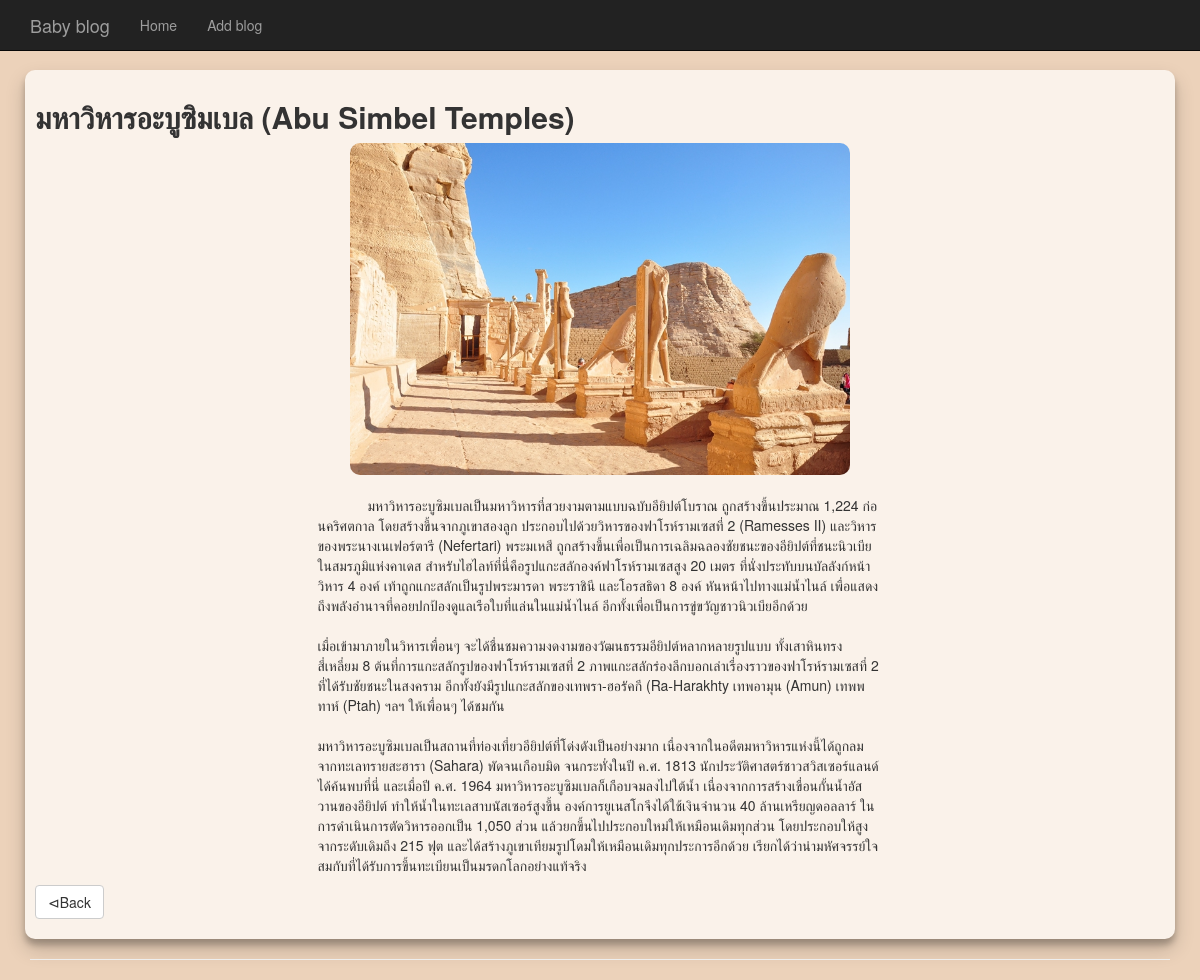
/blog.php?article_id=2, run on the app's committed database.
### tables this page shows
CREATE TABLE `article` (
  `name` varchar(500) NOT NULL,
  `head_img` varchar(100) NOT NULL,
  `descript` mediumtext NOT NULL,
  `status` tinyint(1) NOT NULL,
  `created` date NOT NULL,
  `view` int(10) NOT NULL,
  `id` int(20) NOT NULL
);

### database/exe_db.php (called while the page is built, shortened)
<?php
    class FindData{
        public static function findOneArticle($article_id){
            $conn = DB::getConnect();
            $result = $conn->query("SELECT * FROM article WHERE id = '".$article_id."'");
            return ($conn->affected_rows>0)?$result:null;
        }
    }
?>

### blog.php (the view, shortened to what this page needs)
<!DOCTYPE html>
<html lang="en">
<head>
    <link rel="stylesheet" href="https://maxcdn.bootstrapcdn.com/bootstrap/3.3.7/css/bootstrap.min.css">
    <link rel="stylesheet" href="css/style.css">
</head>
<body>
    <div class="container">
    <?php
        include 'menu.php';
        $result = FindData::findOneArticle($_GET["article_id"]);
    ?>
        <div style="padding-left: 10px; padding-right: 10px;">
            <div class="row">
                <div class="card">
                    <div class="card-body">
                        <div>
                            <?php while(($row=$result->fetch_array())!=null){  ?>
                            <h2><?php echo $row["name"] ?></h2>
                            <img class="center" src="./image/<?php echo $row["head_img"] ?>" style="max-width:500px" alt="" srcset="">
                            <br>
                            <p class="center" style="text-indent:50px;">
                                <?php echo nl2br($row["descript"]); ?>
                            </p>
                            <p><a class="btn btn-default" href="index.php" role="button">&#8882;Back </a></p>
                            <?php } ?>
                        </div>
                    </div>
                </div>
            </div>
        </div>
        <hr>
    </div>
</body>
</html>

### css/style.css (style rules this page uses)
html, body { overflow-x: hidden; }
body { padding-top: 70px; background-color: rgb(236, 210, 186); }
h2 { font-weight: bold !important; }
.center { display: block; margin-left: auto; margin-right: auto; width: 50%; border-radius: 10px; }
.card { padding: 10px !important; border-radius: 10px; box-shadow: 0 10px 20px rgba(0, 0, 0, 0.19), 0 6px 6px rgba(0, 0, 0, 0.23) !important; background-color: rgb(250, 242, 234); }

### data on the page
article: name "มหาวิหารอะบูซิมเบล (Abu Simbel Temples)", head_img (picture), descript "มหาวิหารอะบูซิมเบลเป็นมหาวิหารที่สวยงามตามแบบฉบับอียิปต์โบราณ ถูกสร้างขึ้นประมาณ 1,224 ก่อนคริศตกาล โดยสร้างขึ้นจากภูเขาสองลูก ประกอบไปด้วยวิหารของฟาโรห์รามเซสที่ 2 (Ramesses II) และวิหารของพระนางเนเฟอร์ตารี (Nefertari) พระมเหสี ถูกสร้างขึ้นเพื่อเป็นการเฉลิมฉลองชัยชนะของอียิปต์ที่ชนะนิวเบียในสมรภูมิแห่งคาเดส สำหรับไฮไลท์ที่นี่คือรูปแกะสลักองค์ฟาโรห์รามเซสสูง 20 เมตร ที่นั่งประทับบนบัลลังก์หน้าวิหาร 4 องค์ เท้าถูกแกะสลักเป็นรูปพระมารดา พระราชินี และโอรสธิดา 8 องค์ หันหน้าไปทางแม่น้ำไนล์ เพื่อแสดงถึงพลังอำนาจที่คอยปกป้องดูแลเรือใบที่แล่นในแม่น้ำไนล์ อีกทั้งเพื่อเป็นการขู่ขวัญชาวนิวเบียอีกด้วย เมื่อเข้ามาภายในวิหารเพื่อนๆ จะได้ชื่นชมความงดงามของวัฒนธรรมอียิปต์หลากหลายรูปแบบ…"
